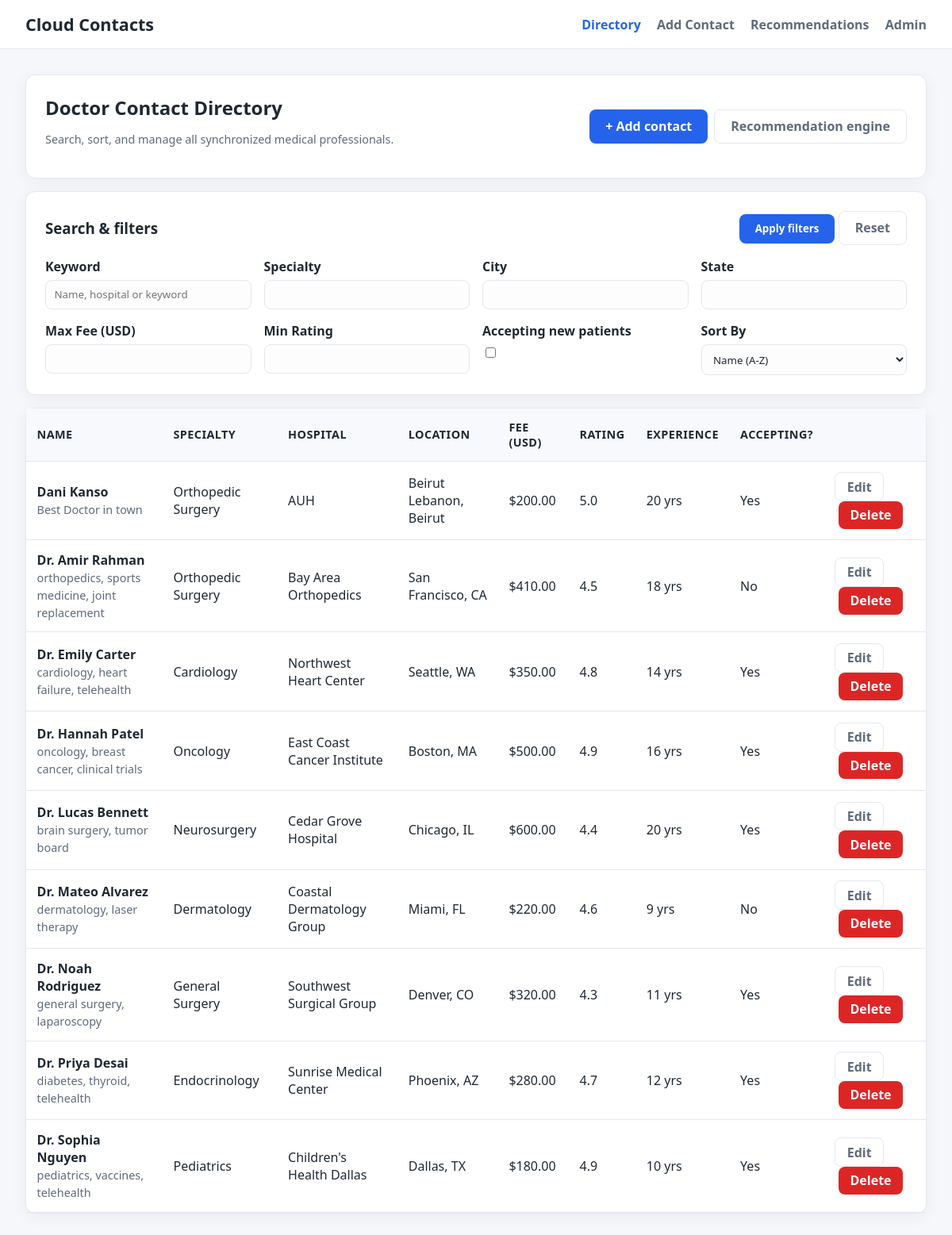
The page / on the database its author committed.
### contacts/models.py (models this page shows, shortened)
class Contact(models.Model):
    name = models.CharField(max_length=120, help_text="Doctor's full name")
    specialty = models.CharField(
        max_length=120,
        default="General Practice",
        help_text="Primary medical specialty",
    )
    hospital = models.CharField(max_length=150, blank=True, help_text="Hospital or clinic affiliation")
    city = models.CharField(
        max_length=80,
        default="Unknown",
        help_text="City where the doctor practices",
    )
    state = models.CharField(max_length=80, blank=True, help_text="State or province")
    country = models.CharField(max_length=80, default="USA", help_text="Country")
    address = models.TextField(blank=True, help_text="Full address for mapping and routing")
    email = models.EmailField(blank=True, help_text="Business email")
    phone = models.CharField(max_length=25, blank=True, help_text="Office contact number")
    consultation_fee = models.DecimalField(max_digits=8, decimal_places=2, default=0, help_text="Average consultation fee (USD)")
    rating = models.DecimalField(max_digits=3, decimal_places=2, default=0, help_text="Average patient rating /5")
    experience_years = models.PositiveIntegerField(default=0, help_text="Years of experience")
    latitude = models.DecimalField(max_digits=9, decimal_places=6, null=True, blank=True, help_text="Latitude of the office")
    longitude = models.DecimalField(max_digits=9, decimal_places=6, null=True, blank=True, help_text="Longitude of the office")
    accepts_new_patients = models.BooleanField(default=True, help_text="Whether the doctor accepts new patients")
    tags = models.JSONField(default=list, blank=True, help_text="List of searchable tags (procedures, languages, etc.)")
    created_at = models.DateTimeField(auto_now_add=True)
    updated_at = models.DateTimeField(auto_now=True)
    class Meta:
        ordering = ["name"]
        verbose_name = "Medical Contact"
        verbose_name_plural = "Medical Contacts"

### contacts/views.py (the view)
# urls.py: path('', views.list_contacts, name='contacts-list'),
def list_contacts(request):
    if request.GET:
        search_form = ContactSearchForm(request.GET)
    else:
        search_form = ContactSearchForm()
    contacts = Contact.objects.all()
    if search_form.is_valid():
        data = search_form.cleaned_data
        query = data.get("query")
        specialty = data.get("specialty")
        city = data.get("city")
        state = data.get("state")
        max_fee = data.get("max_fee")
        min_rating = data.get("min_rating")
        accepts_new_patients = data.get("accepts_new_patients")
        sort_by = data.get("sort_by") or "name"
        if query:
            contacts = contacts.filter(
                Q(name__icontains=query)
                | Q(hospital__icontains=query)
                | Q(specialty__icontains=query)
            )
        if specialty:
            contacts = contacts.filter(specialty__icontains=specialty)
        if city:
            contacts = contacts.filter(city__icontains=city)
        if state:
            contacts = contacts.filter(state__icontains=state)
        if max_fee is not None:
            contacts = contacts.filter(consultation_fee__lte=max_fee)
        if min_rating is not None:
            contacts = contacts.filter(rating__gte=min_rating)
        if accepts_new_patients:
            contacts = contacts.filter(accepts_new_patients=True)
        if sort_by == "rating":
            contacts = contacts.order_by("-rating", "name")
        elif sort_by == "fee":
            contacts = contacts.order_by("consultation_fee", "name")
        elif sort_by == "experience":
            contacts = contacts.order_by("-experience_years", "name")
        else:
            contacts = contacts.order_by("name")
    else:
        contacts = contacts.order_by("name")
    return render(
        request,
        "contacts/list.html",
        {
            "contacts": contacts,
            "search_form": search_form,
        },
    )

### contacts/forms.py
class ContactSearchForm(forms.Form):
    query = forms.CharField(
        required=False,
        label="Keyword",
        widget=forms.TextInput(attrs={"placeholder": "Name, hospital or keyword"}),
    )
    specialty = forms.CharField(required=False, label="Specialty")
    city = forms.CharField(required=False, label="City")
    state = forms.CharField(required=False, label="State")
    max_fee = forms.DecimalField(required=False, min_value=0, label="Max Fee (USD)")
    min_rating = forms.DecimalField(required=False, min_value=0, max_value=5, label="Min Rating")
    accepts_new_patients = forms.BooleanField(required=False, label="Accepting new patients")
    sort_by = forms.ChoiceField(
        required=False,
        choices=[
            ("name", "Name (A-Z)"),
            ("rating", "Highest Rated"),
            ("fee", "Lowest Fee"),
            ("experience", "Most Experienced"),
        ],
        initial="name",
        label="Sort By",
    )

### contacts/templates/contacts/list.html (shortened to what this page needs)
{% extends 'base.html' %}
{% block nav_list %}active{% endblock %}
{% block content %}
<div class="stack">
    <div class="card">
        <div style="display:flex; flex-wrap:wrap; justify-content:space-between; align-items:center; gap:0.5rem;">
            <div>
                <h2 style="margin:0;">Doctor Contact Directory</h2>
                <p class="muted">Search, sort, and manage all synchronized medical professionals.</p>
            </div>
            <div style="display:flex; gap:0.5rem; flex-wrap:wrap;">
                <a href="{% url 'contacts-add' %}" class="btn btn-primary">+ Add contact</a>
                <a href="{% url 'contacts-recommendations' %}" class="btn btn-secondary">Recommendation engine</a>
            </div>
        </div>
    </div>
    <div class="card">
        <form method="get" class="stack">
            <div style="display:flex; align-items:center; justify-content:space-between; flex-wrap:wrap; gap:0.5rem;">
                <h3 style="margin:0;">Search &amp; filters</h3>
                <div>
                    <button type="submit" class="btn btn-primary">Apply filters</button>
                    <a href="{% url 'contacts-list' %}" class="btn btn-secondary">Reset</a>
                </div>
            </div>
            <div class="form-grid">
                {% for field in search_form %}
                    <div>
                        <label>{{ field.label }}</label>
                        {{ field }}
                    </div>
                {% endfor %}
            </div>
        </form>
    </div>
    <div class="card" style="padding:0;">
        {% if contacts %}
            <div style="overflow-x:auto;">
                <table>
                    <thead>
                        <tr>
                            <th>Name</th>
                            <th>Specialty</th>
                            <th>Hospital</th>
                            <th>Location</th>
                            <th>Fee (USD)</th>
                            <th>Rating</th>
                            <th>Experience</th>
                            <th>Accepting?</th>
                            <th></th>
                        </tr>
                    </thead>
                    <tbody>
                        {% for c in contacts %}
                        <tr>
                            <td>
                                <strong>{{ c.name }}</strong><br/>
                                <span class="muted">{{ c.tags|join:", " }}</span>
                            </td>
                            <td>{{ c.specialty }}</td>
                            <td>{{ c.hospital|default:"-" }}</td>
                            <td>{{ c.city }}{% if c.state %}, {{ c.state }}{% endif %}</td>
                            <td>${{ c.consultation_fee|floatformat:2 }}</td>
                            <td>{{ c.rating|floatformat:1 }}</td>
                            <td>{{ c.experience_years }} yrs</td>
                            <td>{{ c.accepts_new_patients|yesno:"Yes,No" }}</td>
                            <td>
                                <a href="{% url 'contacts-edit' c.pk %}" class="btn btn-secondary" style="padding:0.4rem 0.9rem;">Edit</a>
                                <a href="{% url 'contacts-delete' c.pk %}" class="btn btn-danger" style="padding:0.4rem 0.9rem; margin-left:0.3rem;">Delete</a>
                            </td>
                        </tr>
                        {% endfor %}
                    </tbody>
                </table>
            </div>
        {% else %}
            <div style="padding:1.5rem;">
                <p>No contacts match your filters.</p>
            </div>
        {% endif %}
    </div>
</div>
{% endblock %}

### contacts/templates/base.html (shortened to what this page needs)
<!DOCTYPE html>
<html lang="en">
<head>
</head>
<body>
    <header>
        <h1>Cloud Contacts</h1>
        <nav>
            <a href="{% url 'contacts-list' %}" class="{% block nav_list %}{% endblock %}">Directory</a>
            <a href="{% url 'contacts-add' %}" class="{% block nav_add %}{% endblock %}">Add Contact</a>
            <a href="{% url 'contacts-recommendations' %}" class="{% block nav_recommend %}{% endblock %}">Recommendations</a>
            <a href="/admin/">Admin</a>
        </nav>
    </header>
    <main>
        {% block content %}{% endblock %}
    </main>
</body>
</html>

### contacts/templates/base.html (style rules this page uses)
:root { color-scheme: light; --primary: #2563eb; --primary-dark: #1d4ed8; --bg: #f5f7fb; --card: #ffffff; --border: #e4e7ef; --text: #1f2933; --muted: #5f6b7c; }
* { box-sizing: border-box; font-family: "Segoe UI", "Helvetica Neue", Arial, sans-serif; }
body { margin: 0; padding: 0; background: var(--bg); color: var(--text); }
header { background: var(--card); border-bottom: 1px solid var(--border); padding: 1rem 2rem; display: flex; justify-content: space-between; align-items: center; position: sticky; top: 0; z-index: 10; }
header h1 { margin: 0; font-size: 1.35rem; }
nav a { margin-left: 1rem; text-decoration: none; color: var(--muted); font-weight: 600; }
nav a.active, nav a:hover { color: var(--primary); }
main { padding: 2rem; max-width: 1200px; margin: 0 auto; }
.card { background: var(--card); border: 1px solid var(--border); border-radius: 12px; padding: 1.5rem; box-shadow: 0 4px 20px rgba(15, 23, 42, 0.05); }
.btn { display: inline-flex; align-items: center; justify-content: center; padding: 0.6rem 1.25rem; border-radius: 8px; border: none; font-weight: 600; cursor: pointer; transition: background 0.2s ease, transform 0.2s ease; text-decoration: none; }
.btn-primary { background: var(--primary); color: #fff; }
.btn-secondary { background: transparent; color: var(--muted); border: 1px solid var(--border); }
.btn-danger { background: #dc2626; color: #fff; }
table { width: 100%; border-collapse: collapse; }
th, td { border-bottom: 1px solid var(--border); padding: 0.85rem; text-align: left; }
th { background: #f8f9fd; font-size: 0.9rem; text-transform: uppercase; letter-spacing: 0.03em; }
form label { font-weight: 600; display: block; margin-bottom: 0.35rem; }
form input[type="text"], form input[type="number"], form input[type="email"], form textarea, form select { width: 100%; padding: 0.55rem 0.65rem; border-radius: 8px; border: 1px solid var(--border); background: #fdfdfd; color: var(--text); }
.form-grid { display: grid; grid-template-columns: repeat(auto-fit, minmax(220px, 1fr)); gap: 1rem; }
.muted { color: var(--muted); font-size: 0.9rem; }
.stack { display: flex; flex-direction: column; gap: 1rem; }

### rows shown on the page
Contact: name "Dani Kanso", tags "Best Doctor in town", specialty "Orthopedic Surgery", hospital "AUH", city "Beirut Lebanon", state "Beirut", consultation_fee "200.00", rating "5.0", experience_years "20", accepts_new_patients "Yes"
Contact: name "Dr. Amir Rahman", tags "orthopedics, sports medicine, joint replacement", specialty "Orthopedic Surgery", hospital "Bay Area Orthopedics", city "San Francisco", state "CA", consultation_fee "410.00", rating "4.5", experience_years "18", accepts_new_patients "No"
Contact: name "Dr. Emily Carter", tags "cardiology, heart failure, telehealth", specialty "Cardiology", hospital "Northwest Heart Center", city "Seattle", state "WA", consultation_fee "350.00", rating "4.8", experience_years "14", accepts_new_patients "Yes"
Contact: name "Dr. Hannah Patel", tags "oncology, breast cancer, clinical trials", specialty "Oncology", hospital "East Coast Cancer Institute", city "Boston", state "MA", consultation_fee "500.00", rating "4.9", experience_years "16", accepts_new_patients "Yes"
Contact: name "Dr. Lucas Bennett", tags "brain surgery, tumor board", specialty "Neurosurgery", hospital "Cedar Grove Hospital", city "Chicago", state "IL", consultation_fee "600.00", rating "4.4", experience_years "20", accepts_new_patients "Yes"
Contact: name "Dr. Mateo Alvarez", tags "dermatology, laser therapy", specialty "Dermatology", hospital "Coastal Dermatology Group", city "Miami", state "FL", consultation_fee "220.00", rating "4.6", experience_years "9", accepts_new_patients "No"
Contact: name "Dr. Noah Rodriguez", tags "general surgery, laparoscopy", specialty "General Surgery", hospital "Southwest Surgical Group", city "Denver", state "CO", consultation_fee "320.00", rating "4.3", experience_years "11", accepts_new_patients "Yes"
Contact: name "Dr. Priya Desai", tags "diabetes, thyroid, telehealth", specialty "Endocrinology", hospital "Sunrise Medical Center", city "Phoenix", state "AZ", consultation_fee "280.00", rating "4.7", experience_years "12", accepts_new_patients "Yes"
Contact: name "Dr. Sophia Nguyen", tags "pediatrics, vaccines, telehealth", specialty "Pediatrics", hospital "Children's Health Dallas", city "Dallas", state "TX", consultation_fee "180.00", rating "4.9", experience_years "10", accepts_new_patients "Yes"

### other values the page prints
{{ field.label }} "Keyword" "Specialty" "City" "State" "Max Fee (USD)" "Min Rating" "Accepting new patients" "Sort By"
